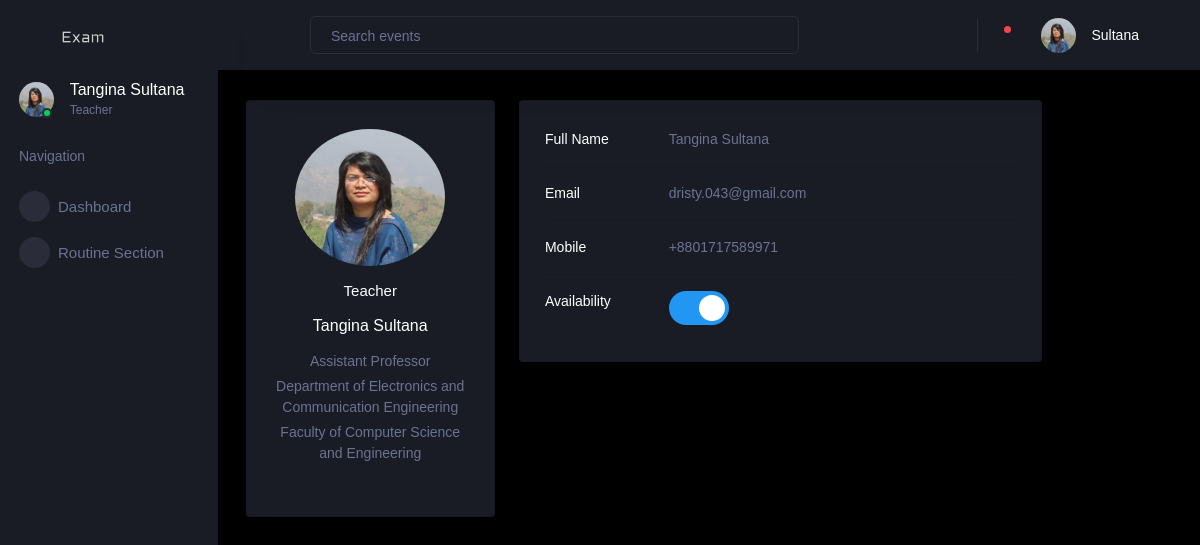
Page /user/profile-section (signed in) on the committed database.
### account/models.py (models this page shows, shortened)
class Teacher(models.Model):
    user = models.OneToOneField(
        User, on_delete=models.CASCADE, primary_key=True)
    title = models.CharField(max_length=255, null=False,
                             choices=TEACHER_TITLE_CHOICES, default='None')
    contact_number = models.CharField(null=False, unique=True, max_length=255)
    profile_picture = models.ImageField(
        upload_to=get_profile_pictures_directory, blank=True, null=True)
    department = models.ForeignKey(Department, on_delete=models.DO_NOTHING)
    is_available = models.BooleanField(default=True)
    total_creadits = models.DecimalField(
        max_digits=10, decimal_places=2, default=0)

### dashboard/models.py (models this page shows, shortened)
class Department(models.Model):
    name = models.CharField(max_length=255, null=True)
    faculty = models.ForeignKey(Faculty, on_delete=models.PROTECT)
    def __str__(self) -> str:
        return self.name

class Faculty(models.Model):
    name = models.CharField(max_length=255, null=False)

### dashboard/views.py (the view)
# urls.py: path('profile-section', profile_page, name='profile-section'),
def profile_page(request):
    context = get_context(request)
    return render(request, 'profile-section.html', context)

### account/models.py (called while the page is built)
    def __str__(self) -> str:
        return self.messages

### dashboard/views.py (called while the page is built)
def is_dean(user):
    try:
        teacher = Teacher.objects.get(user=user)
    except Teacher.DoesNotExist:
        return None
    deans = Dean.objects.filter(teacher=teacher).order_by('-joined')[:1]
    if len(deans) != 1:
        return None
    return deans[0]

def is_staff(user):
    try:
        staff = Staff.objects.get(user=user)
    except Staff.DoesNotExist:
        return None
    return staff

def is_teacher(user):
    try:
        teacher = Teacher.objects.get(user=user)
    except Teacher.DoesNotExist:
        return None
    return teacher

def is_student(user):
    try:
        student = Student.objects.get(user=user)
    except Student.DoesNotExist:
        return None
    return student

def get_exams(approved_routines, teacher=None):
    past = []
    current = []
    upcomming = []
    today = date.today()
    for routine in approved_routines:
        exams = routine.exam_set.all()
        if teacher:
            exams = filter(lambda exam: teacher in exam.examiners.all()
                           or teacher == exam.supervisor, exams)
        for exam in exams:
            if exam.exam_date == today:
                current.append(exam)
            elif exam.exam_date < today:
                past.append(exam)
            else:
                upcomming.append(exam)
    return current, past, upcomming

def get_notification(user):
    return Notification.objects.filter(user=user, marked_read=False).all()

### dashboard/templates/profile-section.html (shortened to what this page needs)
{% extends "dashboard-base.html" %}
{% load static %}
{% block content %}
  <div class="row">
    <div class="col-lg-4">
      <div class="card mb-4">
        <div class="card-body text-center">
          <img src="{{ user.profile_picture.url }}" alt="avatar"
            class="rounded-circle img-fluid" style="width: 150px;">
          <h6 class="my-3">
            {% if if_staff %}
              Staff
            {% elif if_dean %}
              Dean
            {% else %}
              Teacher
            {% endif %}
          </h6>
          <h5 class="my-3">{{ user.user.first_name }} {{ user.user.last_name }}</h5>
          <p class="text-muted mb-1">{{user.title}}</p>
          {% if not if_staff %}
            <p class="text-muted mb-1">Department of {{ user.department }}</p>
          {% endif %}
          <p class="text-muted mb-4">Faculty of {{ faculty.name }}</p>
        </div>
      </div>
    </div>
      <div class="col-lg-8">
        <div class="card mb-4">
          <div class="card-body">
            <div class="row">
              <div class="col-sm-3">
                <p class="mb-0">Full Name</p>
              </div>
              <div class="col-sm-9">
                <p class="text-muted mb-0">{{ user.user.first_name }} {{ user.user.last_name }}</p>
              </div>
            </div>
            <hr>
            <div class="row">
              <div class="col-sm-3">
                <p class="mb-0">Email</p>
              </div>
              <div class="col-sm-9">
                <p class="text-muted mb-0">{{ user.user }}</p>
              </div>
            </div>
            <hr>
            <div class="row">
              <div class="col-sm-3">
                <p class="mb-0">Mobile</p>
              </div>
              <div class="col-sm-9">
                <p class="text-muted mb-0">{{ user.contact_number }}</p>
              </div>
            </div>
            {% if not if_staff %}
              <hr>
              <div class="row">
                <div class="col-sm-3">
                  <p class="mb-0">Availability</p>
                </div>
                <div class="col-sm-9">
                  <label class="switch">
                    <span class="slider round"></span>
                  </label>
                </div>
              </div>
            {% endif %}
          </div>
        </div>
        </div>
      </div>
    </div>
  </div>
{% endblock content %}

### dashboard/templates/dashboard-base.html (shortened to what this page needs)
{% load static %}
<!DOCTYPE html>
<html lang="en">
<head>
  <link rel="stylesheet" href="{% static 'dashboard/vendors/mdi/css/materialdesignicons.min.css' %}" />
  <link rel="stylesheet" href="{% static 'dashboard/vendors/css/vendor.bundle.base.css' %}" />
  <link rel="stylesheet" href="{% static 'dashboard/vendors/jvectormap/jquery-jvectormap.css' %}" />
  <link rel="stylesheet" href="{% static 'dashboard/vendors/flag-icon-css/css/flag-icon.min.css' %}" />
  <link rel="stylesheet" href="{% static 'dashboard/vendors/owl-carousel-2/owl.carousel.min.css' %}" />
  <link rel="stylesheet" href="{% static 'dashboard/vendors/owl-carousel-2/owl.theme.default.min.css' %}" />
  <link rel="stylesheet" href="{% static 'dashboard/css/style.css' %}" />
</head>
<body>
  <div class="container-scroller">
    <nav class="sidebar sidebar-offcanvas" id="sidebar">
      <div class="sidebar-brand-wrapper d-none d-lg-flex align-items-center justify-content-center fixed-top">
        <a class="sidebar-brand brand-logo" href="#">
          <img src="{% static 'dashboard/images/logo.svg' %}" alt="logo" />
        </a>
      </div>
      <ul class="nav">
        <li class="nav-item profile">
          <div class="profile-desc">
            <div class="profile-pic">
              <div class="count-indicator">
                {% if user.profile_picture %}
                <img class="img-xs rounded-circle" src="{{ user.profile_picture.url }}" />
                {% else %}
                <img class="img-xs rounded-circle" src="{% static 'dashboard/images/dummy.png' %}" />
                {% endif %}
                <span class="count bg-success"></span>
              </div>
              <div class="profile-name">
                <h5 class="mb-0 font-weight-normal">
                  {% if is_student %}
                    {{ student.user.first_name }} {{ student.user.last_name }}
                  {% else %}
                    {{ user.user.first_name }} {{ user.user.last_name }}
                  {% endif %}
                </h5>
                <span>
                  {% if if_staff %}
                  Staff
                  {% elif if_dean %}
                  Dean
                  {% elif is_student %}
                  Student
                  {% else %}
                  Teacher
                  {% endif %}
                </span>
              </div>
            </div>
          </div>
        </li>
        <li class="nav-item nav-category">
          <span class="nav-link">Navigation</span>
        </li>
        <li class="nav-item menu-items">
          <a class="nav-link" href="{% url 'dashboard-page' %}">
            <span class="menu-icon">
              <i class="mdi mdi-speedometer"></i>
            </span>
            <span class="menu-title">Dashboard</span>
          </a>
        </li>
        {% if not is_student %}
          {% if not is_staff %}
          <li class="nav-item menu-items">
            <a class="nav-link" href="{% url 'routine-section' %}">
              <span class="menu-icon">
                <i class="mdi mdi-chart-bar"></i>
              </span>
              <span class="menu-title">Routine Section</span>
            </a>
          </li>
          {% endif %}
        {% endif %}
      </ul>
    </nav>
    <div class="container-fluid page-body-wrapper">
      <nav class="navbar p-0 fixed-top d-flex flex-row">
        <div class="navbar-menu-wrapper flex-grow d-flex align-items-stretch">
          <button class="navbar-toggler navbar-toggler align-self-center" type="button" data-toggle="minimize">
            <span class="mdi mdi-menu"></span>
          </button>
          <ul class="navbar-nav w-100">
            <li class="nav-item w-100">
              <form class="nav-link mt-2 mt-md-0 d-none d-lg-flex search" method="post"
                action="{% url 'search-page' %}">
                <input type="text" name="search" class="form-control" placeholder="Search events" />
              </form>
            </li>
          </ul>
          <ul class="navbar-nav navbar-nav-right">
            <li class="nav-item dropdown border-left">
              <a class="nav-link count-indicator dropdown-toggle" id="notificationDropdown" href="#"
                data-toggle="dropdown">
                <i class="mdi mdi-bell"></i>
                {% if notifications|length > 0 %}
                <span class="count bg-danger"></span>
                {% endif %}
              </a>
            </li>
            <li class="nav-item dropdown">
              <a class="nav-link" id="profileDropdown" href="#" data-toggle="dropdown">
                <div class="navbar-profile">
                  {% if user.profile_picture %}
                  <img class="img-xs rounded-circle" src="{{ user.profile_picture.url }}" />
                  {% else %}
                  <img class="img-xs rounded-circle" src="{% static 'dashboard/images/dummy.png' %}" />
                  {% endif %}
                  <p class="mb-0 d-none d-sm-block navbar-profile-name">
                    {{ user.user.last_name }}
                  </p>
                  <i class="mdi mdi-menu-down d-none d-sm-block pl-3"></i>
                </div>
              </a>
            </li>
          </ul>
        </div>
      </nav>
      <div class="main-panel">
        <div class="content-wrapper">
          {% block content %}{% endblock %}
        </div>
        <footer class="footer">
          <div class="d-sm-flex justify-content-center justify-content-sm-between">
            <span class="text-muted d-block text-center text-sm-left d-sm-inline-block">Copyright ©# 2022</span>
          </div>
        </footer>
      </div>
</body>
</html>

### rows in the picture
Teacher: profile_picture (picture), user.first_name "Tangina", user.last_name "Sultana", title "Assistant Professor", department "Electronics and Communication Engineering", user "dristy.043@gmail.com", contact_number "+8801717589971"
Faculty: name "Computer Science and Engineering"
